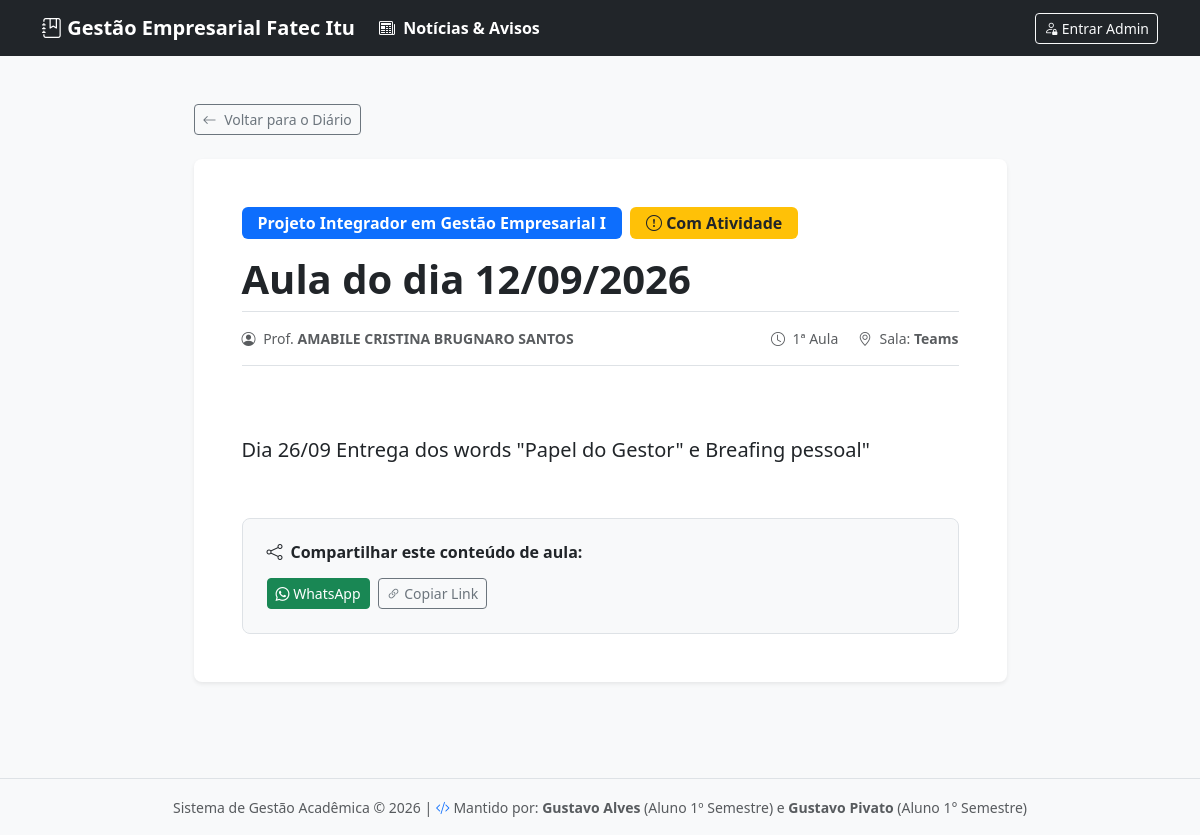
/aula_detalhe.php?id=46, run on the app's committed database.
### tables this page shows
CREATE TABLE `diario_aulas` (
  `id` int(11) NOT NULL,
  `materia_id` int(11) NOT NULL,
  `data_aula` date NOT NULL,
  `horario` varchar(50) DEFAULT NULL,
  `horario_inicio` time DEFAULT NULL,
  `horario_fim` time DEFAULT NULL,
  `sala` varchar(50) DEFAULT NULL,
  `conteudo` text NOT NULL,
  `tem_atividade` tinyint(1) DEFAULT 0,
  `imagem_anexo` varchar(255) DEFAULT NULL,
  `created_at` timestamp NOT NULL DEFAULT current_timestamp()
);

CREATE TABLE `materias` (
  `id` int(11) NOT NULL,
  `semestre_id` int(11) NOT NULL,
  `nome` varchar(100) NOT NULL,
  `codigo` varchar(20) DEFAULT NULL,
  `professor` varchar(100) DEFAULT NULL,
  `professor_substituto` varchar(100) DEFAULT NULL,
  `sala` varchar(50) DEFAULT NULL,
  `dia_semana` enum('Segunda','Terça','Quarta','Quinta','Sexta','Sábado') NOT NULL
);

### aula_detalhe.php (the view, shortened to what this page needs)
<?php
require_once 'includes/header.php';
$id = filter_input(INPUT_GET, 'id', FILTER_VALIDATE_INT);
function converterLinksEmBotoes($texto) {
    $pattern = '/https?:\/\/[^\s<]+/';
    return preg_replace_callback($pattern, function($matches) {
        $url = htmlspecialchars($matches[0]);
        return '<br><a href="' . $url . '" target="_blank" rel="noopener noreferrer" class="btn btn-primary mt-2"><i class="bi bi-box-arrow-up-right"></i> Abrir Link / Documento Relacionado</a>';
    }, nl2br(htmlspecialchars($texto)));
}
try {
    $sql = "
        SELECT d.*, m.nome as materia_nome, m.professor, s.nome as semestre_nome
        FROM diario_aulas d
        JOIN materias m ON d.materia_id = m.id
        LEFT JOIN semestres s ON m.semestre_id = s.id
        WHERE d.id = :id
    ";
    $stmt = $pdo->prepare($sql);
    $stmt->bindValue(':id', $id, PDO::PARAM_INT);
    $stmt->execute();
    $aula = $stmt->fetch(PDO::FETCH_ASSOC);
} catch (PDOException $e) {
    die("Erro ao buscar a aula.");
}
$pageUrl = (isset($_SERVER['HTTPS']) && $_SERVER['HTTPS'] === 'on' ? "https" : "http") . "://$_SERVER[HTTP_HOST]$_SERVER[REQUEST_URI]";
?>
<div class="container my-5">
    <div class="row justify-content-center">
        <div class="col-lg-9">
            <a href="index.php" class="btn btn-outline-secondary btn-sm mb-4">
                <i class="bi bi-arrow-left me-1"></i> Voltar para o Diário
            </a>
            <article class="card border-0 shadow-sm rounded-3 overflow-hidden bg-white">
                <div class="card-body p-4 p-md-5">
                    <div class="d-flex align-items-center gap-2 mb-3">
                        <span class="badge bg-primary px-3 py-2 fs-6"><?= htmlspecialchars($aula['materia_nome']) ?></span>
                        <?php if ($aula['tem_atividade']): ?>
                            <span class="badge bg-warning text-dark px-3 py-2 fs-6"><i class="bi bi-exclamation-circle"></i> Com Atividade</span>
                        <?php endif; ?>
                    </div>
                    <h1 class="fw-bold text-dark mb-2">Aula do dia <?= date('d/m/Y', strtotime($aula['data_aula'])) ?></h1>
                    <div class="d-flex flex-wrap justify-content-between align-items-center border-top border-bottom py-3 mb-4 text-muted small">
                        <div>
                            <i class="bi bi-person-circle me-1"></i> Prof. <strong><?= htmlspecialchars($aula['professor']) ?></strong>
                        </div>
                        <div>
                            <?php if(!empty($aula['horario'])): ?>
                                <span class="me-3"><i class="bi bi-clock me-1"></i> <?= htmlspecialchars($aula['horario']) ?></span>
                            <?php endif; ?>
                            <?php if(!empty($aula['sala'])): ?>
                                <span><i class="bi bi-geo-alt me-1"></i> Sala: <strong><?= htmlspecialchars($aula['sala']) ?></strong></span>
                            <?php endif; ?>
                        </div>
                    </div>
                    <div class="fs-5 lh-lg text-dark mb-5" style="white-space: pre-line;">
                        <?= converterLinksEmBotoes($aula['conteudo']) ?>
                    </div>
                    <div class="bg-light p-4 rounded-3 border">
                        <h6 class="fw-bold mb-3"><i class="bi bi-share me-2"></i>Compartilhar este conteúdo de aula:</h6>
                        <div class="d-flex flex-wrap gap-2">
                            <a href="https://api.whatsapp.com/send?text=<?= urlencode("Conteúdo da Aula - " . $aula['materia_nome'] . ": " . $pageUrl) ?>" target="_blank" class="btn btn-success btn-sm">
                                <i class="bi bi-whatsapp"></i> WhatsApp
                            </a>
                            <button onclick="copiarLink()" class="btn btn-outline-secondary btn-sm" id="btnCopiar">
                                <i class="bi bi-link-45deg"></i> Copiar Link
                            </button>
                        </div>
                    </div>
                </div>
            </article>
        </div>
    </div>
</div>
<?php require_once 'includes/footer.php'; ?>

### data on the page
diario_aulas: materia.nome "Projeto Integrador em Gestão Empresarial I", data_aula "12/09/2026", materia.professor "AMABILE CRISTINA BRUGNARO SANTOS", horario "1ª Aula", sala "Teams", conteudo "Dia 26/09 Entrega dos words \"Papel do Gestor\" e Breafing pessoal\""
